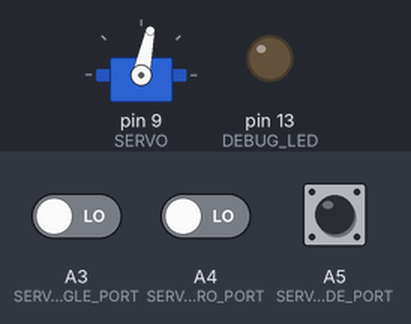
Bench run of a sketch on a simulated Arduino Nano, built with avr-gcc and run on an emulated ATmega328P. On the bench: servo, output pins drawn as LEDs (lit = HIGH). The test bench sets the inputs (shaded band); at power-on: A3 (SERVO_ANGLE_PORT) LOW, A5 (SERVO_MODE_PORT) LOW, A4 (SERVO_ZERO_PORT) LOW.

Above: at 1.2 s.
1.3 s: A3 (SERVO_ANGLE_PORT) driven HIGH
At 2.5 s:
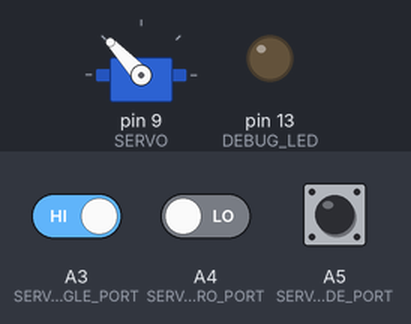
2.8 s: A5 (SERVO_MODE_PORT) pulled HIGH for 0.15 s
At 2.87 s:
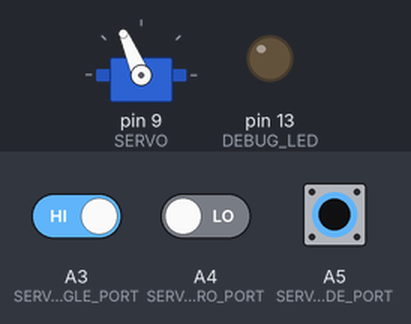
4.4 s: A4 (SERVO_ZERO_PORT) driven HIGH
At 4.9 s:
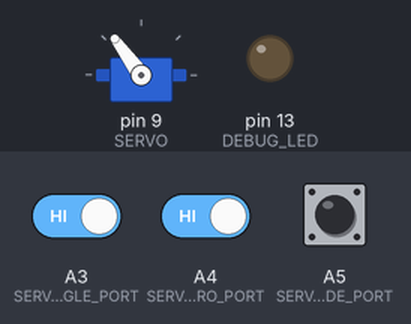
5.9 s: A3 (SERVO_ANGLE_PORT) driven LOW
At 7.1 s:
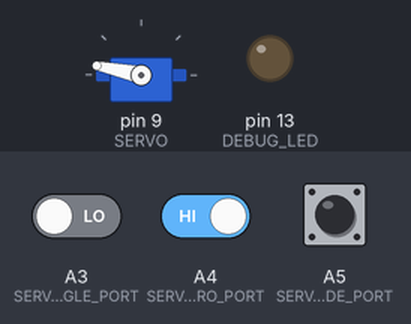
7.4 s: A5 (SERVO_MODE_PORT) pulled HIGH for 1 s
At 8.2 s:
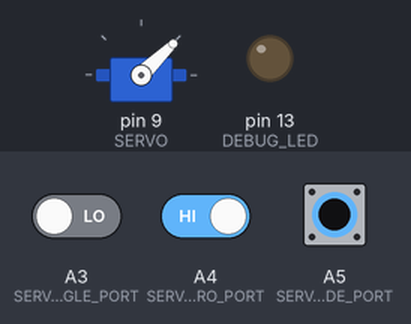
9.9 s: A5 (SERVO_MODE_PORT) pulled HIGH for 3.2 s
At 13.9 s:
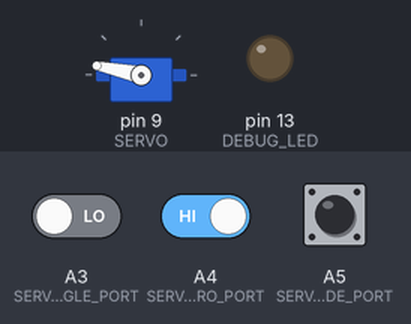
Timing chart, 0 to 15.4 s (numbered marks = the images above; inputs shaded):
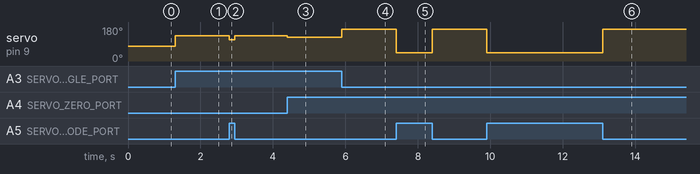

The sketch:

Natadekoko_servo2019.ino
```cpp
/* ナタデココ用　サーボ処理(R8と連携) */
#include <Servo.h>

#define SERVO_CENTER   78 // サーボの中心位置(各機体に合わせて調整が必要) //hs-311: 78
#define RIGHT_HEIKOU   90 // 槍を右に振る時の角度(平行標的)
#define RIGHT_SUICHOKU_A 48 // (※A標的)槍を右に振る時の角度(垂直標的)
#define LEFT_SUICHOKU_B -40 // 槍を左に振る時の角度(垂直標的)
#define RIGHT_SUICHOKU_C 35 // (※C標的)槍を右に振る時の角度(垂直標的)
#define LEFT_SUICHOKU_D -34 // 槍を左に振る時の角度(垂直標的)

const int DEBUG_LED = 13;
const int SERVO     = 9;           // サーボが接続されるピン
const int SERVO_ANGLE_PORT  = A3;  //14 R8との接続:サーボ信号
const int SERVO_ZERO_PORT   = A4;  //15 R8との接続:角度が0かどうか
const int SERVO_MODE_PORT   = A5;  //16 R8との接続:標的ごとのサーボ角度の切り替え
const int SERVO_A6_PORT     = A6;  //17 右:HIGH…A標的(大きいほう) LOW…C標的(小さいほう)
const int SERVO_A7_PORT     = A7;  //18 左:HIGH…B標的 LOW…D標的(一番小さい)
const int SERVO_HEIKOU_PORT = A2;

Servo rancer;
void servoWrite( int angle );
unsigned int convertR8toArduino( void );

void setup() {
  pinMode( DEBUG_LED, OUTPUT );
  pinMode( SERVO,     OUTPUT );
  pinMode( SERVO_ANGLE_PORT, INPUT );
  pinMode( SERVO_ZERO_PORT , INPUT );
  pinMode( SERVO_MODE_PORT , INPUT );
  pinMode( SERVO_A6_PORT,    INPUT );
  pinMode( SERVO_A7_PORT,    INPUT );
  pinMode( SERVO_HEIKOU_PORT, INPUT ); // A2は入力設定のみ

  rancer.attach( SERVO );
  servoWrite( 0 );
}

void loop() {
  int data = convertR8toArduino();

  switch ( data ) {
    case 0:
      /* 通常状態 */
      servoWrite( 0 );
      break;

    case 1:
      /* 平行振るだけ */
      servoWrite( 55 );
      break;

    case 2:
      /* 平行当てる */
      servoWrite( RIGHT_HEIKOU );
      break;

    case 3:
      /* 垂直A */
      servoWrite( RIGHT_SUICHOKU_A );
      break;

    case 4:
      /* 垂直B */
      servoWrite( LEFT_SUICHOKU_B );
      break;

    case 5:
      /* 垂直C */
      servoWrite( RIGHT_SUICHOKU_C );
      break;

    case 6:
      /* 垂直D */
      servoWrite( LEFT_SUICHOKU_D );
      break;

    default:
      /* NOT REACHED */
      break;
  }
}

/************************************************************************/
/* サーボハンドル操作                                                   */
/* 引数　 サーボ操作角度：-90～90                                       */
/*        -90で左へ90度、0でまっすぐ、90で右へ90度回転                  */
/************************************************************************/
void servoWrite( int angle ) {
  rancer.write( SERVO_CENTER + angle );  // サーボが左右逆に動く場合は、「-」を「+」に替えてください
}

unsigned int convertR8toArduino( void ) {
  unsigned int a, z, m, a6, a7;
  unsigned int ret;

  a = digitalRead( SERVO_ANGLE_PORT );
  z = digitalRead( SERVO_ZERO_PORT );
  m = digitalRead( SERVO_MODE_PORT );
  a6 = digitalRead( SERVO_A6_PORT );
  a7 = digitalRead( SERVO_A7_PORT );

  ret = (4 * m) + (2 * z) + a;

  return ret;
}
```

Measured:
- after the input at 1.3 s, servo on pin 9 (SERVO): 78° → 133° at once
- after the input at 2.8 s, servo on pin 9 (SERVO): 133° → 113° at once, → 133° 0.15 s later
- after the input at 4.4 s, servo on pin 9 (SERVO): 133° → 126° at once
- after the input at 5.9 s, servo on pin 9 (SERVO): 126° → 168° at once
- after the input at 7.4 s, servo on pin 9 (SERVO): 168° → 44° at once, → 168° 1.0 s later
- after the input at 9.9 s, servo on pin 9 (SERVO): 168° → 44° at once, → 168° 3.2 s later
